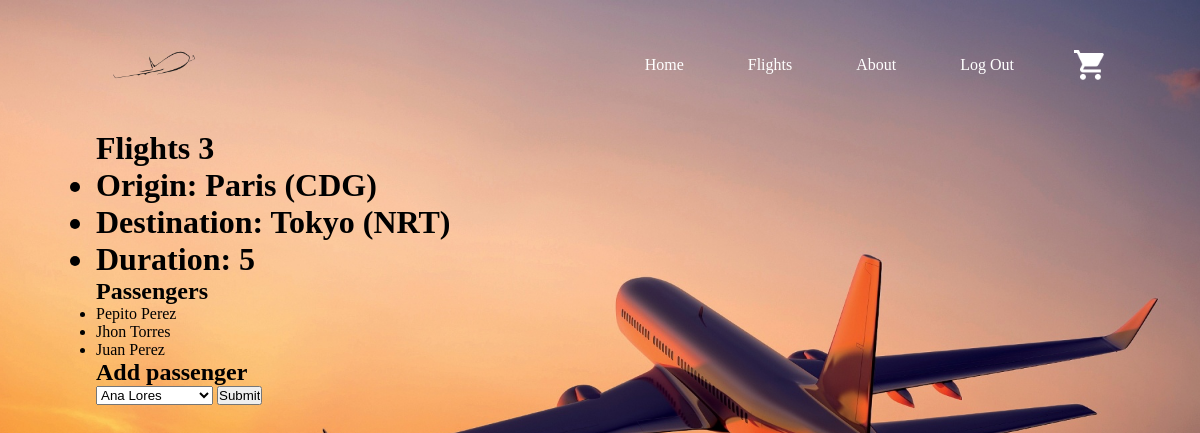
The page /flights/3 on the database its author committed.
### flights/models.py (models this page shows, shortened)
class Flight(models.Model):
    origin = models.ForeignKey(Airport, on_delete=models.CASCADE, related_name="departures")
    destination = models.ForeignKey(Airport, on_delete=models.CASCADE, related_name="arrivals")
    duration = models.IntegerField()

class Airport(models.Model):
    code = models.CharField(max_length=3)
    city = models.CharField(max_length=64)
    def __str__(self):
        return f"{self.city} ({self.code})"

class Passenger(models.Model):
    first = models.CharField(max_length=64)
    last = models.CharField(max_length=64)
    flights = models.ManyToManyField(Flight, blank=True, related_name="passengers")
    def __str__(self) :
        return f"{self.first} {self.last}"

### flights/views.py (the view)
# urls.py: path("<int:flight_id>", views.flight, name="flight"),
def flight(request, flight_id):
    flight = Flight.objects.get(pk=flight_id)
    return render(request, "flight.html", {
        "flight" : flight,
        "passengers": flight.passengers.all(),
        "non_passengers": Passenger.objects.exclude(flights=flight).all()
    })

### templates/flight.html (shortened to what this page needs)
{% extends "layout.html" %}
{% block body %}
<h1>Flights {{ flight.id }}
    <ul>
         <li>Origin: {{ flight.origin }}</li>
         <li>Destination: {{ flight.destination }} </li>
         <li>Duration: {{ flight.duration }}</li>
    </ul>
</h1>
<h2>Passengers</h2>
<ul>
    {% for passenger in passengers %}
    <li>{{ passenger }}</li>
    {% empty %}
    <li>No passengers</li>
    {% endfor %}
</ul>
<h2>Add passenger</h2>
<form action="{% url 'book' flight.id %}" method="post">
<select name="passenger">
    {% for passenger in non_passengers %}
       <option value="{{ passenger.id }}">{{ passenger }}</option>
    {% endfor %}
</select>
<input type="submit">
</form>
{% endblock %}

### static/css/style.css (style rules this page uses)
* { margin: 0; padding: 0; box-sizing: border-box; }
#bg { width: 100%; height: 100vh; background-size: cover; background-position: center; padding: 0 8%; position: relative; }

### rows shown on the page
Flight: id "3", origin "Paris (CDG)", destination "Tokyo (NRT)", duration "5"
Passenger: first+last "Pepito Perez"
Passenger: first+last "Jhon Torres"
Passenger: first+last "Juan Perez"

### other values the page prints
form field passenger "Ana Lores"
